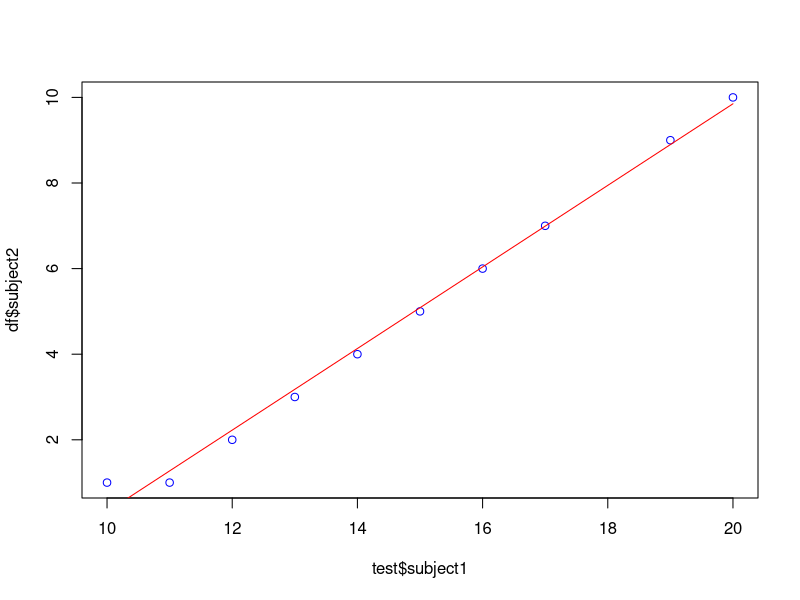
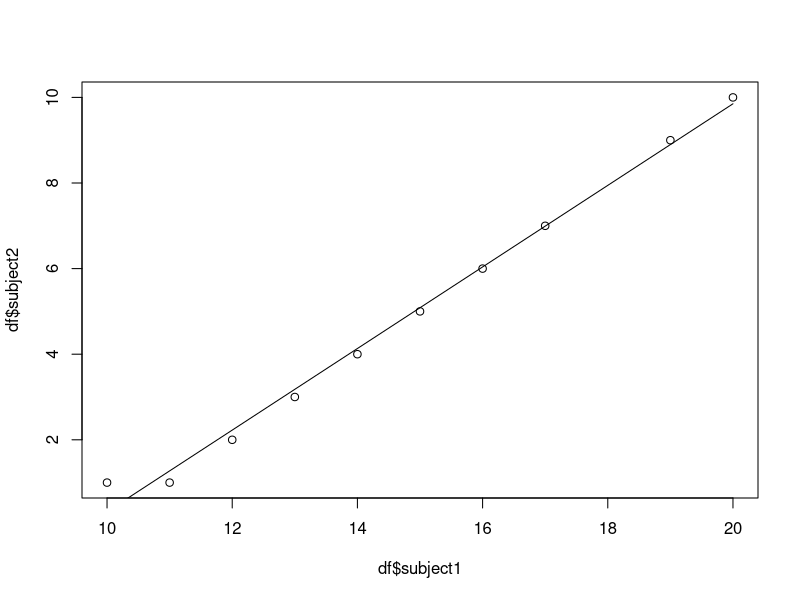

Source code (R) for these figures, in order:
df=read.csv("12.csv",header=TRUE,sep=",")

#Using predefined functions

lr.model=lm(subject2~subject1,data = df)
test=data.frame(subject1=df$subject1)
lr.pred=predict(lr.model,test)
plot(test$subject1,df$subject2,col="blue")
lines(test$subject1,lr.pred,col="red")

#Without Prebuilt functions

exp_mean=mean(df$subject1)
pub_mean=mean(df$subject2)
m1=sum((df$subject1-exp_mean)*(df$subject2-pub_mean))/sum((df$subject1-exp_mean)^2)
m0=pub_mean-exp_mean*m1
pred=m0+m1*df$subject1
plot(df$subject1,df$subject2)
lines(df$subject1,pred)

rss=sum((df$subject1-pred)^2)
tss=sum((df$subject2-pub_mean)^2)
se=1-(rss/tss)
rse=(rss/(nrow(df)-2))
